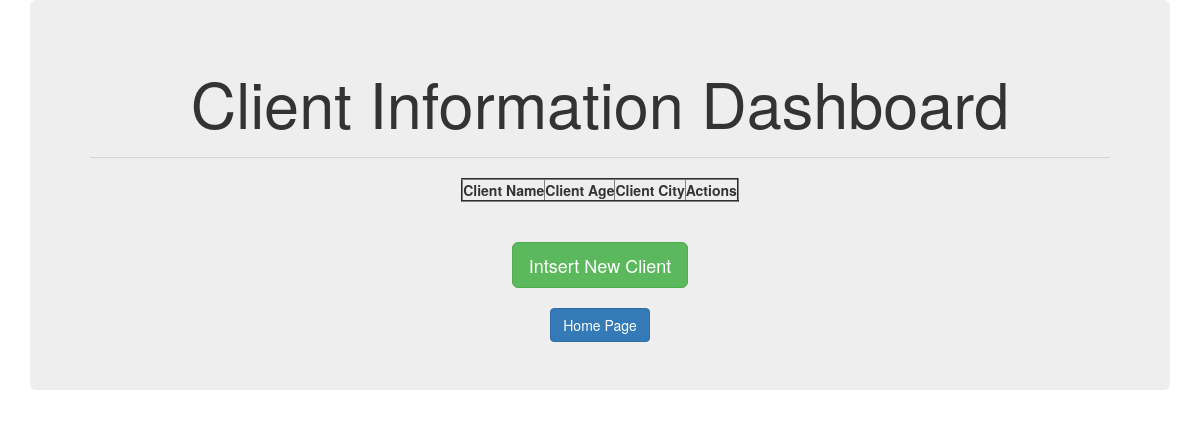
Page /retrive on the earlier database version.
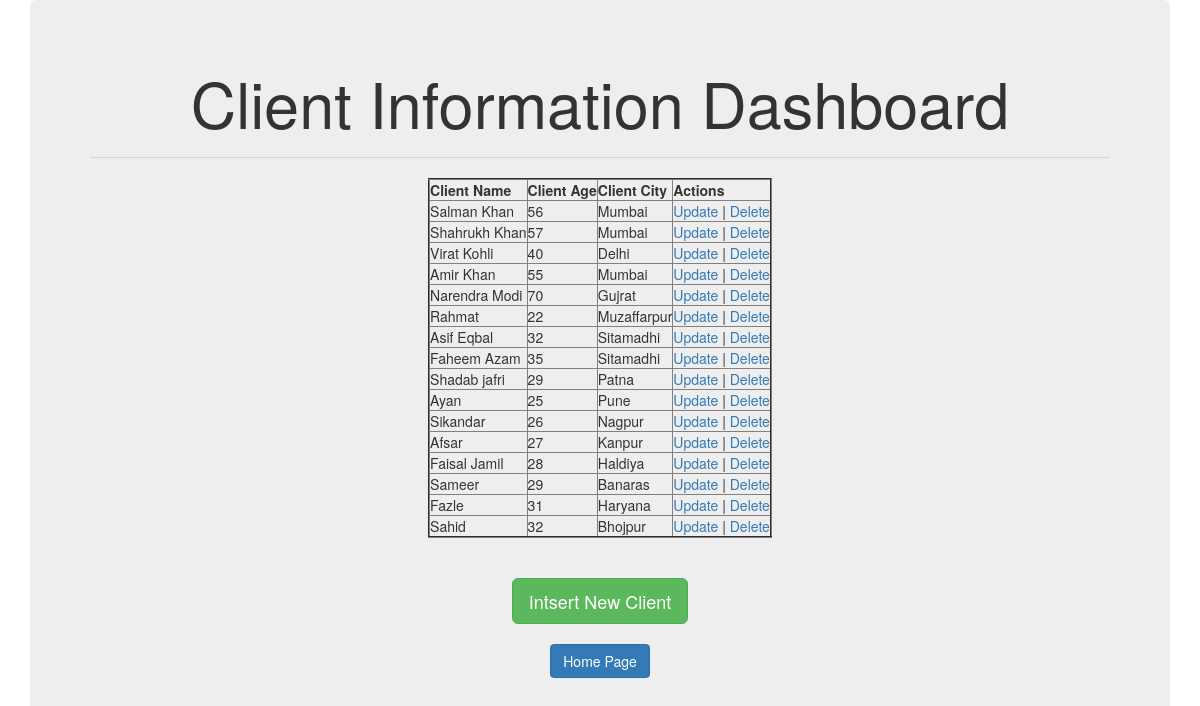
Same page on the later database version.
### testapp/models.py (models this page shows)
class Client(models.Model):
    name=models.CharField(max_length=30)
    age=models.IntegerField()
    city=models.CharField(max_length=100)

### testapp/views.py (the view)
# urls.py: path('retrive',views.retriveview),
def retriveview(request):
    Clients=Client.objects.all()
    return render(request,'user.html',{'Clients':Clients})

### templates/user.html
<!DOCTYPE html>
{%extends 'base.html'%}
    {%block body_block%}
        <h1>Client Information Dashboard</h1><hr>
        <table border="2">
            <thead>
                <th>Client Name</th>
                <th>Client Age</th>
                <th>Client City</th>
                <th>Actions</th>
            </thead>
            {%for client in Clients%}
            <tr>
                <td>{{client.name}}</td>
                <td>{{client.age}}</td>
                <td>{{client.city}}</td>
                <td><a href="/update/{{client.id}}">Update</a> | <a href="/delete/{{client.id}}">Delete</a></td>
            </tr>
            {%endfor%}
        </table><br><br>
        <a href="/create" class="btn btn-success btn-lg">Intsert New Client</a><br><br>
        <a href="/home" class="btn btn-primary">Home Page</a>
    {%endblock%}

### templates/base.html (shortened to what this page needs)
<!DOCTYPE html>
{% load static %}
<html lang="en">
<head>
    <link rel="stylesheet" href="{%static 'css/demo.css'%}">
    <link rel="stylesheet" href="https://maxcdn.bootstrapcdn.com/bootstrap/3.3.7/css/bootstrap.min.css">
</head>
<body>
    <div class="container" align="center">
        <div class="jumbotron">
            {%block body_block%}
            {%endblock%}
        </div>
    </div>
</body>
</html>

Differences in the rows shown:
added Client: name "Salman Khan", age "56", city "Mumbai"
added Client: name "Shahrukh Khan", age "57", city "Mumbai"
added Client: name "Virat Kohli", age "40", city "Delhi"
added Client: name "Amir Khan", age "55", city "Mumbai"
added Client: name "Narendra Modi", age "70", city "Gujrat"
added Client: name "Rahmat", age "22", city "Muzaffarpur"
added Client: name "Asif Eqbal", age "32", city "Sitamadhi"
added Client: name "Faheem Azam", age "35", city "Sitamadhi"
added Client: name "Shadab jafri", age "29", city "Patna"
added Client: name "Ayan", age "25", city "Pune"
added Client: name "Sikandar", age "26", city "Nagpur"
added Client: name "Afsar", age "27", city "Kanpur"
added Client: name "Faisal Jamil", age "28", city "Haldiya"
added Client: name "Sameer", age "29", city "Banaras"
added Client: name "Fazle", age "31", city "Haryana"
added Client: name "Sahid", age "32", city "Bhojpur"
